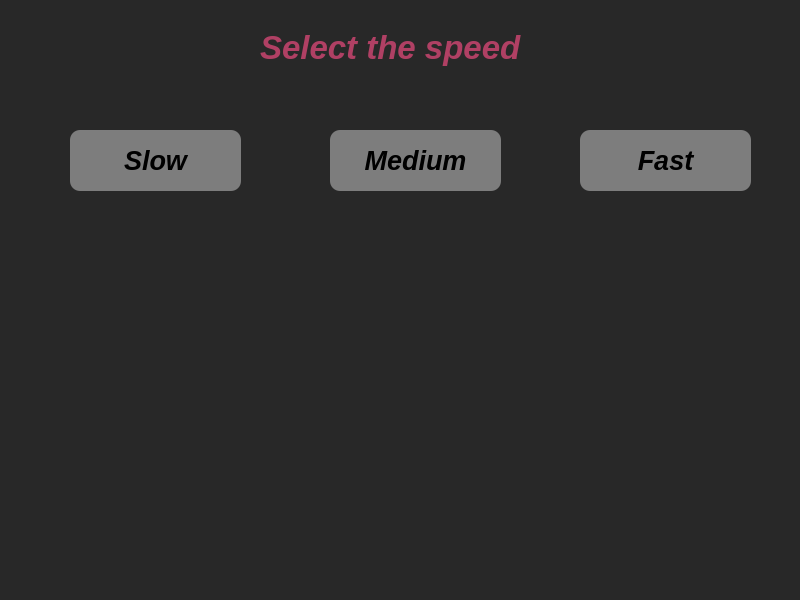
<?xml version="1.0" encoding="UTF-8"?>
<ui version="4.0">
 <class>SpeedWindow</class>
 <widget class="QWidget" name="SpeedWindow">
  <property name="geometry">
   <rect>
    <x>0</x>
    <y>0</y>
    <width>800</width>
    <height>600</height>
   </rect>
  </property>
  <property name="windowTitle">
   <string>Form</string>
  </property>
  <property name="styleSheet">
   <string notr="true">background-color:rgb(40,40,40);</string>
  </property>
  <widget class="QLabel" name="label">
   <property name="geometry">
    <rect>
     <x>260</x>
     <y>20</y>
     <width>331</width>
     <height>56</height>
    </rect>
   </property>
   <property name="font">
    <font>
     <pointsize>25</pointsize>
    </font>
   </property>
   <property name="styleSheet">
    <string notr="true">color:rgb(176,64,100);
</string>
   </property>
   <property name="text">
    <string>&lt;html&gt;&lt;head/&gt;&lt;body&gt;&lt;p&gt;&lt;span style=&quot; font-weight:700; font-style:italic;&quot;&gt;Select the speed&lt;/span&gt;&lt;/p&gt;&lt;/body&gt;&lt;/html&gt;</string>
   </property>
  </widget>
  <widget class="QPushButton" name="pushButton">
   <property name="geometry">
    <rect>
     <x>70</x>
     <y>130</y>
     <width>171</width>
     <height>61</height>
    </rect>
   </property>
   <property name="font">
    <font>
     <pointsize>20</pointsize>
     <italic>true</italic>
     <bold>true</bold>
    </font>
   </property>
   <property name="styleSheet">
    <string notr="true">background-color:rgb(125, 125, 125);
border-radius:10px
</string>
   </property>
   <property name="text">
    <string>Slow</string>
   </property>
  </widget>
  <widget class="QPushButton" name="pushButton_2">
   <property name="geometry">
    <rect>
     <x>330</x>
     <y>130</y>
     <width>171</width>
     <height>61</height>
    </rect>
   </property>
   <property name="font">
    <font>
     <pointsize>20</pointsize>
     <italic>true</italic>
     <bold>true</bold>
    </font>
   </property>
   <property name="styleSheet">
    <string notr="true">background-color:rgb(125, 125, 125);
border-radius:10px</string>
   </property>
   <property name="text">
    <string>Medium</string>
   </property>
  </widget>
  <widget class="QPushButton" name="pushButton_3">
   <property name="geometry">
    <rect>
     <x>580</x>
     <y>130</y>
     <width>171</width>
     <height>61</height>
    </rect>
   </property>
   <property name="font">
    <font>
     <pointsize>20</pointsize>
     <italic>true</italic>
     <bold>true</bold>
    </font>
   </property>
   <property name="styleSheet">
    <string notr="true">background-color:rgb(125, 125, 125);
border-radius:10px</string>
   </property>
   <property name="text">
    <string>Fast</string>
   </property>
  </widget>
  <widget class="QLabel" name="label_2">
   <property name="geometry">
    <rect>
     <x>270</x>
     <y>230</y>
     <width>311</width>
     <height>261</height>
    </rect>
   </property>
   <property name="text">
    <string/>
   </property>
  </widget>
 </widget>
 <resources/>
 <connections/>
</ui>
